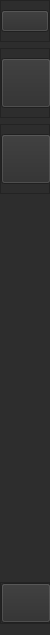
     <widget class="QWidget" name="leftMenuSubContainer" native="true">
      <property name="sizePolicy">
       <sizepolicy hsizetype="Preferred" vsizetype="Preferred">
        <horstretch>0</horstretch>
        <verstretch>0</verstretch>
       </sizepolicy>
      </property>
      <property name="minimumSize">
       <size>
        <width>50</width>
        <height>635</height>
       </size>
      </property>
      <property name="maximumSize">
       <size>
        <width>50</width>
        <height>16777215</height>
       </size>
      </property>
      <property name="styleSheet">
       <string notr="true">border-right-color: rgb(90, 90, 90);
border-top-color: rgb(90, 90, 90);
background-color: rgb(45, 45, 45);</string>
      </property>
      <layout class="QVBoxLayout" name="verticalLayout">
       <property name="leftMargin">
        <number>0</number>
       </property>
       <property name="topMargin">
        <number>0</number>
       </property>
       <property name="rightMargin">
        <number>0</number>
       </property>
       <item>
        <widget class="QFrame" name="selectorsWidget">
         <property name="frameShape">
          <enum>QFrame::StyledPanel</enum>
         </property>
         <property name="frameShadow">
          <enum>QFrame::Raised</enum>
         </property>
         <layout class="QVBoxLayout" name="verticalLayout_3">
          <property name="leftMargin">
           <number>0</number>
          </property>
          <property name="rightMargin">
           <number>0</number>
          </property>
          <item>
           <widget class="QPushButton" name="annotTabBtn">
            <property name="toolTip">
             <string>Selection tool to select annotation</string>
            </property>
            <property name="text">
             <string/>
            </property>
            <property name="icon">
             <iconset>
              <normaloff>icons/icons8-pencil-50.png</normaloff>
              <normalon>icons/icons8-pencil-50-selected.png</normalon>icons/icons8-pencil-50.png</iconset>
            </property>
            <property name="iconSize">
             <size>
              <width>30</width>
              <height>30</height>
             </size>
            </property>
            <property name="checkable">
             <bool>true</bool>
            </property>
            <property name="checked">
             <bool>false</bool>
            </property>
           </widget>
          </item>
         </layout>
        </widget>
       </item>
       <item>
        <widget class="QFrame" name="projectsWidget">
         <property name="minimumSize">
          <size>
           <width>50</width>
           <height>50</height>
          </size>
         </property>
         <property name="frameShape">
          <enum>QFrame::StyledPanel</enum>
         </property>
         <property name="frameShadow">
          <enum>QFrame::Raised</enum>
         </property>
         <layout class="QVBoxLayout" name="verticalLayout_4">
          <property name="leftMargin">
           <number>0</number>
          </property>
          <property name="topMargin">
           <number>9</number>
          </property>
          <property name="rightMargin">
           <number>0</number>
          </property>
          <item>
           <widget class="QPushButton" name="projectsTabBtn">
            <property name="minimumSize">
             <size>
              <width>50</width>
              <height>50</height>
             </size>
            </property>
            <property name="text">
             <string/>
            </property>
            <property name="icon">
             <iconset>
              <normaloff>icons/icons8-project-50.png</normaloff>
              <normalon>icons/icons8-project-50-selected.png</normalon>icons/icons8-project-50.png</iconset>
            </property>
            <property name="iconSize">
             <size>
              <width>30</width>
              <height>30</height>
             </size>
            </property>
            <property name="checkable">
             <bool>true</bool>
            </property>
           </widget>
          </item>
         </layout>
        </widget>
       </item>
       <item>
        <widget class="QFrame" name="mlWidget">
         <property name="frameShape">
          <enum>QFrame::StyledPanel</enum>
         </property>
         <property name="frameShadow">
          <enum>QFrame::Raised</enum>
         </property>
         <layout class="QVBoxLayout" name="verticalLayout_10">
          <property name="leftMargin">
           <number>0</number>
          </property>
          <property name="rightMargin">
           <number>0</number>
          </property>
          <item>
           <widget class="QPushButton" name="mlTabBtn">
            <property name="minimumSize">
             <size>
              <width>50</width>
              <height>50</height>
             </size>
            </property>
            <property name="text">
             <string/>
            </property>
            <property name="icon">
             <iconset>
              <normaloff>icons/icons8-ant-head-50.png</normaloff>
              <normalon>icons/icons8-ant-head-50-selected.png</normalon>icons/icons8-ant-head-50.png</iconset>
            </property>
            <property name="iconSize">
             <size>
              <width>35</width>
              <height>35</height>
             </size>
            </property>
            <property name="checkable">
             <bool>true</bool>
            </property>
           </widget>
          </item>
         </layout>
        </widget>
       </item>
       <item>
        <spacer name="verticalSpacer">
         <property name="orientation">
          <enum>Qt::Vertical</enum>
         </property>
         <property name="sizeHint" stdset="0">
          <size>
           <width>20</width>
           <height>40</height>
          </size>
         </property>
        </spacer>
       </item>
       <item>
        <widget class="QFrame" name="infoWidget">
         <property name="frameShape">
          <enum>QFrame::StyledPanel</enum>
         </property>
         <property name="frameShadow">
          <enum>QFrame::Raised</enum>
         </property>
         <layout class="QVBoxLayout" name="verticalLayout_11">
          <property name="spacing">
           <number>0</number>
          </property>
          <property name="leftMargin">
           <number>0</number>
          </property>
          <property name="topMargin">
           <number>0</number>
          </property>
          <property name="rightMargin">
           <number>0</number>
          </property>
          <property name="bottomMargin">
           <number>0</number>
          </property>
          <item>
           <widget class="QPushButton" name="infoBtn">
            <property name="minimumSize">
             <size>
              <width>50</width>
              <height>40</height>
             </size>
            </property>
            <property name="text">
             <string/>
            </property>
            <property name="icon">
             <iconset>
              <normaloff>icons/icons8-information-50.png</normaloff>icons/icons8-information-50.png</iconset>
            </property>
            <property name="iconSize">
             <size>
              <width>25</width>
              <height>25</height>
             </size>
            </property>
           </widget>
          </item>
         </layout>
        </widget>
       </item>
      </layout>
     </widget>
